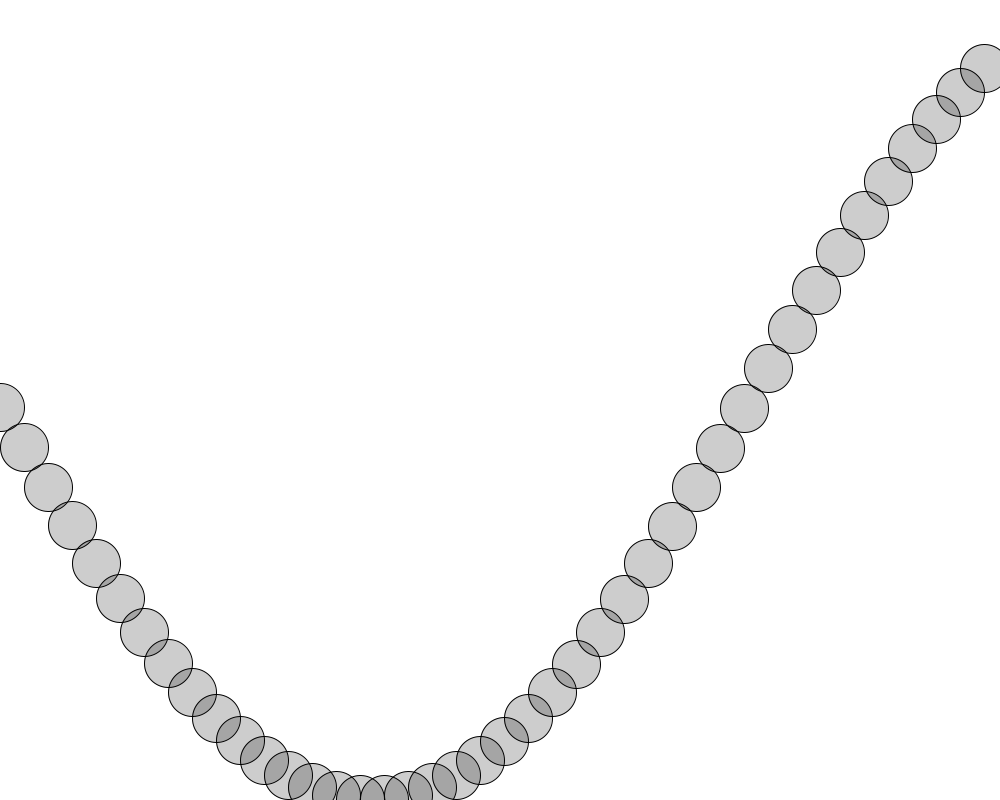
Frame 1 (no input)
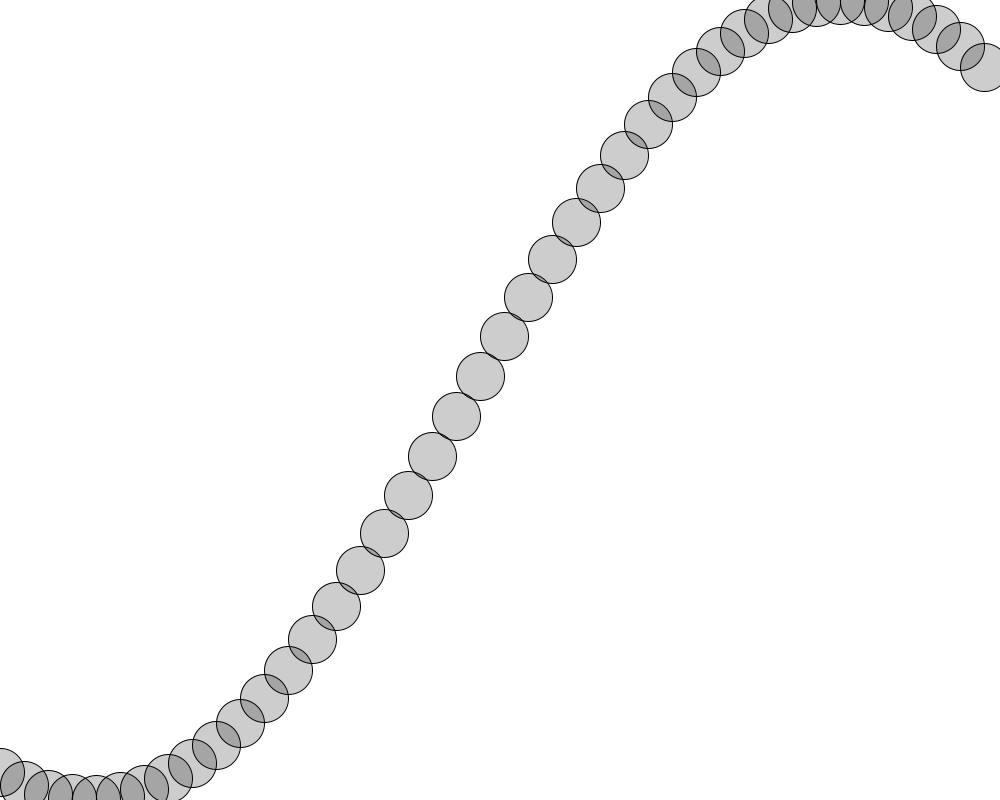
Frame 60 (the mouse pressed at the canvas centre just before this capture)
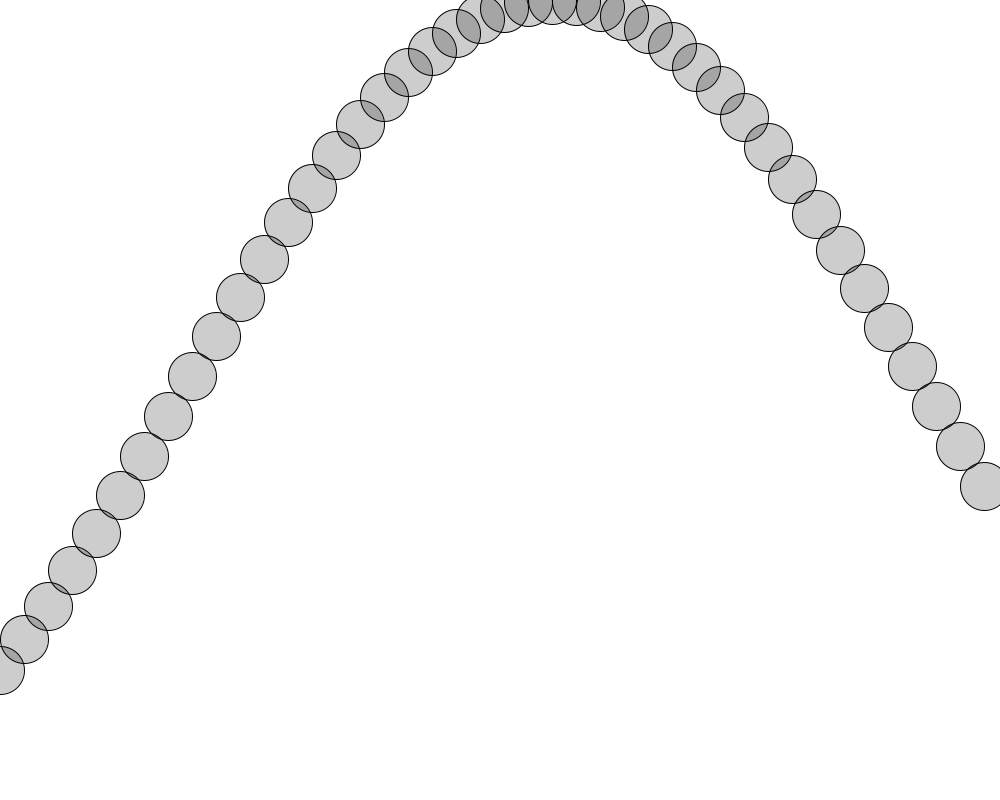
Frame 120 (the mouse held since frame 60 and released just before this capture)

The Processing sketch that drew these frames (run headless with seeded random() and noise(); from frame 60 on, the mouse is pressed at the canvas centre):

// Processing sketch: wave
// ── wave.pde
float startAngle = 0;
float angleVel = 0.1;

void setup() {
    size(1000, 800);
}

void draw() {
    background(255);

    startAngle += 0.02;
    float angle = startAngle;

    for (int x = 0; x <= width; x += 24) {
        float y = map(sin(angle), -1, 1, 0, height);
        stroke(0);
        fill(0, 50);
        ellipse(x, y, 48, 48);
        angle += angleVel;
    }
}
